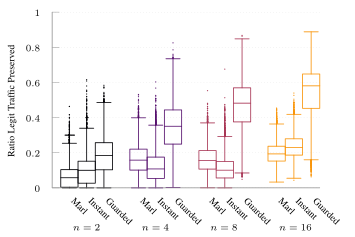

The gnuplot source for this figure:
set terminal tikz standalone color size 9cm,6cm font '\scriptsize' preamble '\usepackage{microtype} \usepackage{times} \usepackage[T1]{fontenc} \usepackage{siunitx}\sisetup{detect-all}' createstyle
set output "tnsm-ecmp-tcp-box-single.tex"

#load "parula.pal"
load "inferno.pal"

set style line 102 lc rgb '#a0a0a0' lt 1 lw 1
set style boxplot outliers pointtype 7
set style data boxplot
set border ls 102
set colorbox border 102
set key textcolor rgb "black"
set tics textcolor rgb "black"
set label textcolor rgb "black"

set border 3
set grid y
set xtics nomirror
set xtics rotate by -45
set ytics nomirror

set key autotitle columnhead
set datafile separator ","

#set xlabel "Iteration ($t \\cdot{} \\SI{50}{\\milli\\second}$)"
set ylabel "Ratio Legit Traffic Preserved"

set yrange [0.0:1.0]
set xrange [-1.0:14.5]
set xtics ("Marl" 0.0, \
	"Instant" 1.0, \
	"Guarded" 2.0, \
	"Marl" 4.0, \
	"Instant" 5.0, \
	"Guarded" 6.0, \
	"Marl" 8.0, \
	"Instant" 9.0, \
	"Guarded" 10.0, \
	"Marl" 12.0, \
	"Instant" 13.0, \
	"Guarded" 14.0, \
	) scale 0.0
#set key inside bottom right
set boxwidth 1
unset key
set pointsize 0.1

set label "$n=2$" at graph 0.06,-0.22
set label "$n=4$" at graph 0.317,-0.22
set label "$n=8$" at graph 0.573,-0.22
set label "$n=16$" at graph 0.83,-0.22

plot '../results/tnsm-ecmp-2-tcp-m-separate.avg.csv' u (0.0):3:(1.0) ls 1 ps .1, \
     '../results/tnsm-ecmp-2-tcp-mpp-single.avg.csv' u (1.0):3:(1.0) ls 1 ps .1, \
     '../results/tnsm-ecmp-2-tcp-spf-single.avg.csv' u (2.0):3:(1.0) ls 1 ps .1, \
     '../results/tnsm-ecmp-4-tcp-m-separate.avg.csv' u (4.0):3:(1.0) ls 3 ps .1, \
     '../results/tnsm-ecmp-4-tcp-mpp-single.avg.csv' u (5.0):3:(1.0) ls 3 ps .1, \
     '../results/tnsm-ecmp-4-tcp-spf-single.avg.csv' u (6.0):3:(1.0) ls 3 ps .1, \
     '../results/tnsm-ecmp-8-tcp-m-separate.avg.csv' u (8.0):3:(1.0) ls 5 ps .1, \
     '../results/tnsm-ecmp-8-tcp-mpp-single.avg.csv' u (9.0):3:(1.0) ls 5 ps .1, \
     '../results/tnsm-ecmp-8-tcp-spf-single.avg.csv' u (10.0):3:(1.0) ls 5 ps .1, \
     '../results/tnsm-ecmp-16-tcp-m-separate.avg.csv' u (12.0):3:(1.0) ls 7 ps .1, \
     '../results/tnsm-ecmp-16-tcp-mpp-single.avg.csv' u (13.0):3:(1.0) ls 7 ps .1, \
     '../results/tnsm-ecmp-16-tcp-spf-single.avg.csv' u (14.0):3:(1.0) ls 7 ps .1, \

set out
